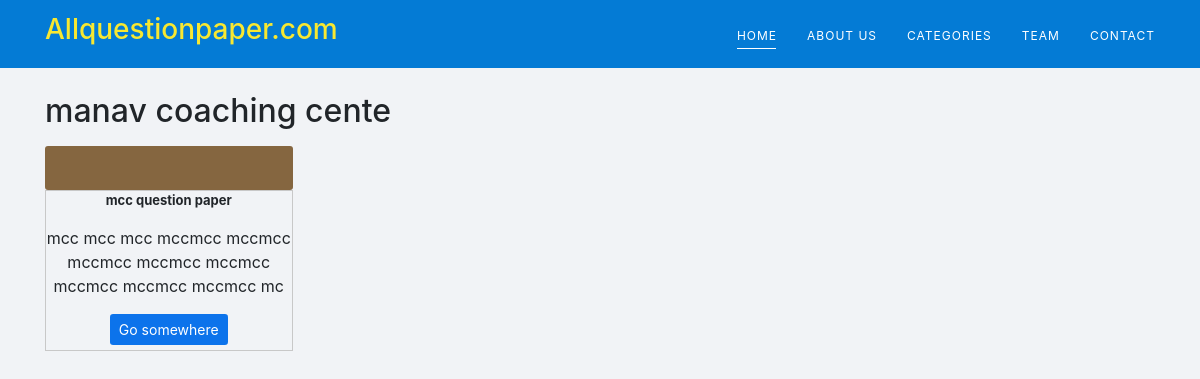
/postlist/manav-cc/, run on the app's committed database.
### posts/models.py (models this page shows, shortened)
class Category(models.Model):
    title = models.CharField(max_length=20)
    subtitle = models.CharField(max_length=20)
    slug = models.SlugField(max_length = 100, unique=True)
    thumbnail = models.ImageField(upload_to='categories_images/')

class Post(models.Model):
    title = models.CharField(max_length=100)
    slug = models.SlugField(max_length = 100, unique=True)
    overview = models.TextField()
    timestamp = models.DateTimeField(auto_now_add=True)
    content = HTMLField()
    author = models.ForeignKey(Author, on_delete=models.CASCADE)
    categories = models.ManyToManyField(Category)
    featured = models.BooleanField()

### posts/views.py (the view)
# urls.py: path('postlist/<slug>/', postlist, name = 'postlist'),
def postlist (request,slug):
    category = Category.objects.get(slug = slug)
    posts = Post.objects.filter(categories__in=[category])
    context = {
        'posts': posts,
        'category': category,
    }
    return render(request, 'post_list.html', context)

### posts/templatetags/markdown_extras.py (called while the page is built)
@register.simple_tag
def get_categories():
    return Category.objects.all()[0:4]

### templates/post_list.html (shortened to what this page needs)
{% load markdown_extras %}
<!doctype html>
<html lang="en">
  <head>
    <link rel="stylesheet" href="https://cdn.jsdelivr.net/npm/bootstrap@4.3.1/dist/css/bootstrap.min.css">
  </head>
  <body>
<div class="containermain">
<header class="main-header">
        <div class="container">
        <nav class="navbar navbar-expand-lg main-nav px-0">
            <a class="navbar-brand" href="/">
              <h3 class="brand-heading">Allquestionpaper.com</h3>
                            </a>
            <div class="collapse navbar-collapse" id="mainMenu">
            <ul class="navbar-nav ml-auto text-uppercase f1">
                <li>
                    <a href="#home" class="active active-first">home</a>
                    </li>
                    <li>
                    <a href="#about">about us</a>
                    </li>
                    <li>
                    <a href="#service">Categories</a>
                    </li>
                    <li>
                    <a href="#team">team</a>
                    </li>
                    <li>
                    <a href="#contact">contact</a>
                    </li>
            </ul>
            </div>
        </nav>
        </div>
</header>
    <div class="container my-4">
        <h2> {{ category.title }} </h2>
        <div class="row">
          {% for post in posts %}
            <div class="col-lg-3 col-md-6 col-6 col-sm-6 my-2" >
                <div class="card-img" style="text-align: center; background-color: #856640; padding: 10px;">
                </div>
                <div class="card-content text-center" style="border-width:0.01em; border-style:solid; border-color: #C8C8C8;" >
                    <strong><p style="font-size:13px; ">{{ post.title }}</p></strong>
                    <p>{{ post.overview|slice:":70" }}</p>
                    <a href="{% url 'post' post.slug %}" class="btn btn-sm" style="margin-bottom:2%; color:#fff; background-color :#0C73EB;">Go somewhere</a>
                </div>
            </div>
            {% endfor %}
        </div>
    </div>
</div>
  </body>
</html>

### templates/post_list.html (style rules this page uses)
body { background: #F1F3F6 !important; }
#mainMenu li > a { font-size: 12px; letter-spacing: 1px; color: #fff; font-weight: 400; position: relative; z-index: 1; text-decoration: none; }
#mainMenu li:not(:last-of-type) { margin-right: 30px; }
#mainMenu li > a::before { position: absolute; content: ""; width: calc(100% - 1px); height: 1px; background: #fff; bottom: -6px; left: 0; -webkit-transform: scale(0, 1); -ms-transform: scale(0, 1); transform: scale(0, 1); -webkit-transform-origin: right center; -ms-transform-origin: right center; transform-origin: right center; z-index: -1; -webkit-transition: transform 0.5s ease; transition: transform 0.5s ease; }
#mainMenu li > a:hover::before, #mainMenu li > a.active::before { -webkit-transform: scale(1, 1); -ms-transform: scale(1, 1); transform: scale(1, 1); -webkit-transform-origin: left center; -ms-transform-origin: left center; transform-origin: left center; }
.main-header { top: 25px; left: 0; background: #047BD5; z-index: 99; width: 100%; -webkit-transition: all 0.4s ease; transition: all 0.4s ease; }
.navbar-brand { color: #fff; }
.container { wid }
.row { width:100%; }
.brand-heading { color: #F8E831; font-style: Bold; }

### data on the page
Category: title "manav coaching cente"
Post: title "mcc question paper", overview "mcc mcc mcc mccmcc mccmcc mccmcc mccmcc mccmcc mccmcc mccmcc mccmcc mc"
